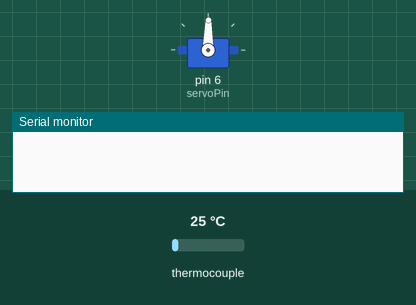
The sketch below on a simulated Arduino Uno, built with avr-gcc and run on an emulated ATmega328P. On the bench: servo, the last lines printed to the serial monitor. The test bench sets the inputs (shaded band); at power-on: thermocouple 25 °C.

Above: at 1.7 s.
1.8 s: thermocouple set to 150 °C
At 2.13 s:
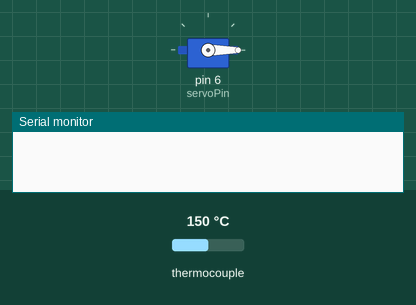
4.8 s: thermocouple set to 75 °C
At 5.64 s:
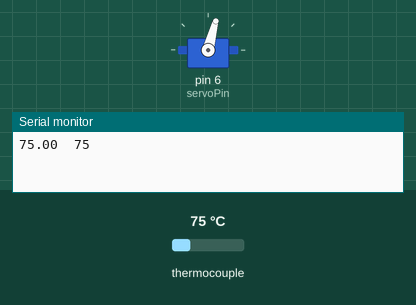
7.2 s: thermocouple set to 225 °C
At 8.4 s:
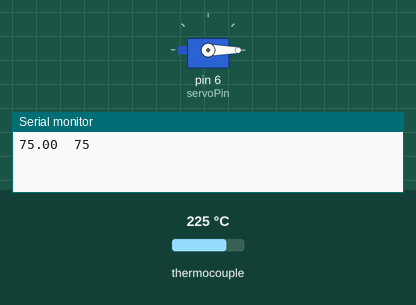
8.7 s: thermocouple set to 6 °C
At 10.0 s:
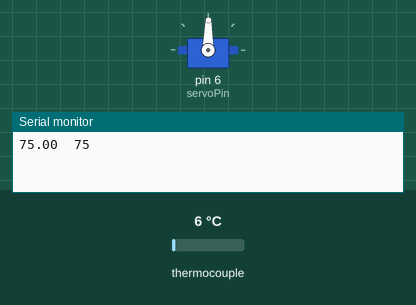
Timing chart, 0 to 11.2 s (numbered marks = the images above; inputs shaded):
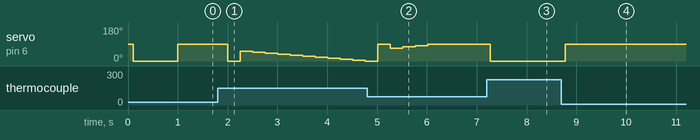

The sketch:

main.ino
```cpp
#include "PID_v1.h"
#include "max6675.h"
#include "Servo.h"

// ----------
Servo ServoMotor;
const uint8_t servoPin = 6;

// ----------
int thermoDO = 12;
int thermoCS = 10;
int thermoCLK = 13;

MAX6675 thermocouple(thermoCLK, thermoCS, thermoDO);
int vccPin = 3;
int gndPin = 2;

// ----------
double Setpoint, Input, Output;

double Kp = 2, Ki = 5, Kd = 1;
PID myPID(&Input, &Output, &Setpoint, Kp, Ki, Kd, DIRECT);

// ----------
void setup()
{
  Serial.begin(9600);

  Input = 0;
  Setpoint = 120;

  myPID.SetMode(AUTOMATIC);

  pinMode(vccPin, OUTPUT); digitalWrite(vccPin, HIGH);
  pinMode(gndPin, OUTPUT); digitalWrite(gndPin, LOW);

  ServoMotor.attach(servoPin);
  delay(100);
  ServoMotor.write(0);
  delay(400);
}

int outputCount = 0;
void loop()
{
  delay(250);
  double in = thermocouple.readCelsius();
  if (in == NAN)
    return;

  Input = in;
  myPID.Compute();

  int setAngle = mapRange(Output);
  ServoMotor.write(setAngle);

  outputCount++;
  if(outputCount >= (4*5)) {
    outputCount=0;
    Serial.print(Input);
    Serial.print("\t");
    Serial.println(setAngle);
  }
}

int mapRange(double setting)
{
  return (int)map(setting, 0, 255, 0, 89);
}
```

Measured:
- after the input at 1.8 s, servo on pin 6 (servoPin): 89° → 0° after 0.21 s, → 51° 0.25 s later, → 46° 0.25 s later, → 40° 0.25 s later, … (12 changes in this stretch)
- after the input at 4.8 s, servo on pin 6 (servoPin): 0° → 89° after 0.22 s, → 67° 0.25 s later, → 75° 0.25 s later, → 82° 0.25 s later, … (5 changes in this stretch)
- after the input at 7.2 s, servo on pin 6 (servoPin): 89° → 0° after 0.07 s
- after the input at 8.7 s, servo on pin 6 (servoPin): 0° → 89° after 0.08 s
